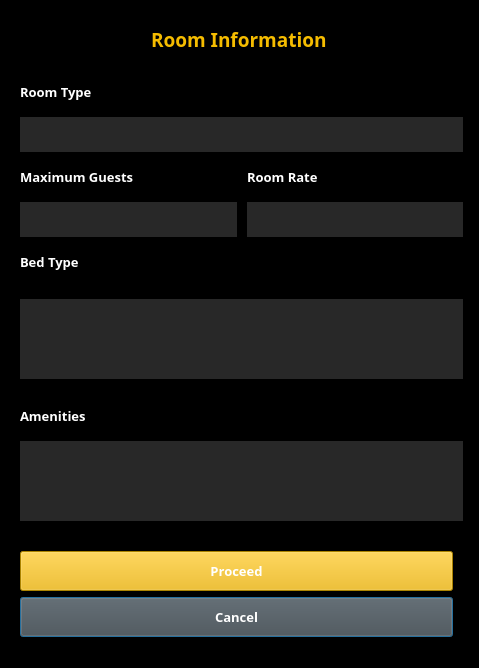
<?xml version="1.0" encoding="UTF-8"?>
<ui version="4.0">
 <class>Dialog</class>
 <widget class="QDialog" name="Dialog">
  <property name="geometry">
   <rect>
    <x>0</x>
    <y>0</y>
    <width>479</width>
    <height>668</height>
   </rect>
  </property>
  <property name="windowTitle">
   <string>Dialog</string>
  </property>
  <property name="styleSheet">
   <string notr="true">background-color: rgb(0, 0, 0);</string>
  </property>
  <layout class="QGridLayout" name="gridLayout">
   <item row="0" column="0">
    <widget class="QWidget" name="widget" native="true">
     <property name="styleSheet">
      <string notr="true">background-color: rgb(0, 0, 0);</string>
     </property>
     <layout class="QVBoxLayout" name="verticalLayout">
      <property name="spacing">
       <number>0</number>
      </property>
      <property name="leftMargin">
       <number>0</number>
      </property>
      <property name="topMargin">
       <number>0</number>
      </property>
      <property name="rightMargin">
       <number>0</number>
      </property>
      <property name="bottomMargin">
       <number>0</number>
      </property>
      <item>
       <widget class="QWidget" name="widget_2" native="true">
        <layout class="QGridLayout" name="gridLayout_2">
         <property name="topMargin">
          <number>15</number>
         </property>
         <property name="bottomMargin">
          <number>0</number>
         </property>
         <item row="2" column="0">
          <widget class="Line" name="line">
           <property name="orientation">
            <enum>Qt::Horizontal</enum>
           </property>
          </widget>
         </item>
         <item row="0" column="0" alignment="Qt::AlignHCenter|Qt::AlignTop">
          <widget class="QLabel" name="label">
           <property name="font">
            <font>
             <family>Century Gothic</family>
             <pointsize>14</pointsize>
             <weight>75</weight>
             <bold>true</bold>
            </font>
           </property>
           <property name="styleSheet">
            <string notr="true">color: rgb(245, 188, 0);</string>
           </property>
           <property name="text">
            <string>Room Information</string>
           </property>
          </widget>
         </item>
         <item row="1" column="0">
          <spacer name="verticalSpacer">
           <property name="orientation">
            <enum>Qt::Vertical</enum>
           </property>
           <property name="sizeType">
            <enum>QSizePolicy::Fixed</enum>
           </property>
           <property name="sizeHint" stdset="0">
            <size>
             <width>20</width>
             <height>10</height>
            </size>
           </property>
          </spacer>
         </item>
        </layout>
       </widget>
      </item>
      <item>
       <widget class="QWidget" name="widget_3" native="true">
        <layout class="QVBoxLayout" name="verticalLayout_2">
         <property name="spacing">
          <number>5</number>
         </property>
         <property name="topMargin">
          <number>0</number>
         </property>
         <property name="rightMargin">
          <number>5</number>
         </property>
         <item>
          <widget class="QLabel" name="label_3">
           <property name="minimumSize">
            <size>
             <width>0</width>
             <height>40</height>
            </size>
           </property>
           <property name="maximumSize">
            <size>
             <width>16777215</width>
             <height>40</height>
            </size>
           </property>
           <property name="font">
            <font>
             <family>Century Gothic</family>
             <pointsize>10</pointsize>
             <weight>75</weight>
             <bold>true</bold>
            </font>
           </property>
           <property name="styleSheet">
            <string notr="true">color: rgb(255, 255, 255);</string>
           </property>
           <property name="text">
            <string>Room Type</string>
           </property>
          </widget>
         </item>
         <item>
          <widget class="QLabel" name="txtARroomtype">
           <property name="minimumSize">
            <size>
             <width>0</width>
             <height>35</height>
            </size>
           </property>
           <property name="font">
            <font>
             <family>Century Gothic</family>
             <pointsize>10</pointsize>
            </font>
           </property>
           <property name="layoutDirection">
            <enum>Qt::LeftToRight</enum>
           </property>
           <property name="styleSheet">
            <string notr="true">background-color: rgb(40, 40, 40);
color: rgb(255, 255, 255);</string>
           </property>
           <property name="text">
            <string/>
           </property>
           <property name="alignment">
            <set>Qt::AlignCenter</set>
           </property>
          </widget>
         </item>
         <item>
          <widget class="QWidget" name="widget_7" native="true">
           <layout class="QHBoxLayout" name="horizontalLayout_3">
            <property name="spacing">
             <number>10</number>
            </property>
            <property name="leftMargin">
             <number>0</number>
            </property>
            <property name="topMargin">
             <number>0</number>
            </property>
            <property name="rightMargin">
             <number>0</number>
            </property>
            <property name="bottomMargin">
             <number>0</number>
            </property>
            <item>
             <widget class="QLabel" name="label_4">
              <property name="minimumSize">
               <size>
                <width>0</width>
                <height>40</height>
               </size>
              </property>
              <property name="maximumSize">
               <size>
                <width>16777215</width>
                <height>40</height>
               </size>
              </property>
              <property name="font">
               <font>
                <family>Century Gothic</family>
                <pointsize>10</pointsize>
                <weight>75</weight>
                <bold>true</bold>
               </font>
              </property>
              <property name="styleSheet">
               <string notr="true">color: rgb(255, 255, 255);</string>
              </property>
              <property name="text">
               <string>Maximum Guests</string>
              </property>
             </widget>
            </item>
            <item>
             <widget class="QLabel" name="label_5">
              <property name="minimumSize">
               <size>
                <width>0</width>
                <height>40</height>
               </size>
              </property>
              <property name="maximumSize">
               <size>
                <width>16777215</width>
                <height>40</height>
               </size>
              </property>
              <property name="font">
               <font>
                <family>Century Gothic</family>
                <pointsize>10</pointsize>
                <weight>75</weight>
                <bold>true</bold>
               </font>
              </property>
              <property name="styleSheet">
               <string notr="true">color: rgb(255, 255, 255);</string>
              </property>
              <property name="text">
               <string>Room Rate</string>
              </property>
             </widget>
            </item>
           </layout>
          </widget>
         </item>
         <item>
          <widget class="QWidget" name="widget_6" native="true">
           <layout class="QHBoxLayout" name="horizontalLayout_2">
            <property name="spacing">
             <number>0</number>
            </property>
            <property name="leftMargin">
             <number>0</number>
            </property>
            <property name="topMargin">
             <number>0</number>
            </property>
            <property name="rightMargin">
             <number>0</number>
            </property>
            <property name="bottomMargin">
             <number>0</number>
            </property>
            <item>
             <widget class="QLabel" name="txtARmaxguests">
              <property name="minimumSize">
               <size>
                <width>0</width>
                <height>35</height>
               </size>
              </property>
              <property name="font">
               <font>
                <family>Century Gothic</family>
                <pointsize>10</pointsize>
               </font>
              </property>
              <property name="styleSheet">
               <string notr="true">background-color: rgb(40, 40, 40);
color: rgb(255, 255, 255);</string>
              </property>
              <property name="text">
               <string/>
              </property>
              <property name="alignment">
               <set>Qt::AlignCenter</set>
              </property>
             </widget>
            </item>
            <item>
             <spacer name="horizontalSpacer_2">
              <property name="orientation">
               <enum>Qt::Horizontal</enum>
              </property>
              <property name="sizeType">
               <enum>QSizePolicy::Fixed</enum>
              </property>
              <property name="sizeHint" stdset="0">
               <size>
                <width>10</width>
                <height>20</height>
               </size>
              </property>
             </spacer>
            </item>
            <item>
             <widget class="QLabel" name="txtARroomrate">
              <property name="minimumSize">
               <size>
                <width>0</width>
                <height>35</height>
               </size>
              </property>
              <property name="font">
               <font>
                <family>Century Gothic</family>
                <pointsize>10</pointsize>
               </font>
              </property>
              <property name="styleSheet">
               <string notr="true">background-color: rgb(40, 40, 40);
color: rgb(255, 255, 255);</string>
              </property>
              <property name="text">
               <string/>
              </property>
              <property name="alignment">
               <set>Qt::AlignCenter</set>
              </property>
             </widget>
            </item>
           </layout>
          </widget>
         </item>
         <item>
          <widget class="QLabel" name="label_2">
           <property name="minimumSize">
            <size>
             <width>0</width>
             <height>40</height>
            </size>
           </property>
           <property name="maximumSize">
            <size>
             <width>16777215</width>
             <height>40</height>
            </size>
           </property>
           <property name="font">
            <font>
             <family>Century Gothic</family>
             <pointsize>10</pointsize>
             <weight>75</weight>
             <bold>true</bold>
            </font>
           </property>
           <property name="styleSheet">
            <string notr="true">color: rgb(255, 255, 255);</string>
           </property>
           <property name="text">
            <string>Bed Type</string>
           </property>
          </widget>
         </item>
         <item>
          <widget class="QWidget" name="widget_5" native="true">
           <layout class="QHBoxLayout" name="horizontalLayout">
            <property name="spacing">
             <number>0</number>
            </property>
            <property name="leftMargin">
             <number>0</number>
            </property>
            <property name="topMargin">
             <number>0</number>
            </property>
            <property name="rightMargin">
             <number>0</number>
            </property>
            <property name="bottomMargin">
             <number>0</number>
            </property>
            <item>
             <widget class="QTextBrowser" name="txtARbed">
              <property name="maximumSize">
               <size>
                <width>16777215</width>
                <height>80</height>
               </size>
              </property>
              <property name="font">
               <font>
                <family>Century Gothic</family>
                <pointsize>10</pointsize>
               </font>
              </property>
              <property name="styleSheet">
               <string notr="true">background-color: rgb(40, 40, 40);
color: rgb(255, 255, 255);
border: none;</string>
              </property>
              <property name="html">
               <string>&lt;!DOCTYPE HTML PUBLIC &quot;-//W3C//DTD HTML 4.0//EN&quot; &quot;http://www.w3.org/TR/REC-html40/strict.dtd&quot;&gt;
&lt;html&gt;&lt;head&gt;&lt;meta name=&quot;qrichtext&quot; content=&quot;1&quot; /&gt;&lt;style type=&quot;text/css&quot;&gt;
p, li { white-space: pre-wrap; }
&lt;/style&gt;&lt;/head&gt;&lt;body style=&quot; font-family:'Century Gothic'; font-size:10pt; font-weight:400; font-style:normal;&quot;&gt;
&lt;p style=&quot;-qt-paragraph-type:empty; margin-top:0px; margin-bottom:0px; margin-left:0px; margin-right:0px; -qt-block-indent:0; text-indent:0px;&quot;&gt;&lt;br /&gt;&lt;/p&gt;&lt;/body&gt;&lt;/html&gt;</string>
              </property>
             </widget>
            </item>
           </layout>
          </widget>
         </item>
         <item>
          <widget class="QLabel" name="label_6">
           <property name="minimumSize">
            <size>
             <width>0</width>
             <height>40</height>
            </size>
           </property>
           <property name="maximumSize">
            <size>
             <width>16777215</width>
             <height>40</height>
            </size>
           </property>
           <property name="font">
            <font>
             <family>Century Gothic</family>
             <pointsize>10</pointsize>
             <weight>75</weight>
             <bold>true</bold>
            </font>
           </property>
           <property name="styleSheet">
            <string notr="true">color: rgb(255, 255, 255);</string>
           </property>
           <property name="text">
            <string>Amenities</string>
           </property>
          </widget>
         </item>
         <item>
          <widget class="QTextBrowser" name="txtARamenities">
           <property name="minimumSize">
            <size>
             <width>0</width>
             <height>80</height>
            </size>
           </property>
           <property name="maximumSize">
            <size>
             <width>16777215</width>
             <height>80</height>
            </size>
           </property>
           <property name="font">
            <font>
             <family>Century Gothic</family>
             <pointsize>10</pointsize>
            </font>
           </property>
           <property name="styleSheet">
            <string notr="true">background-color: rgb(40, 40, 40);
color: rgb(255, 255, 255);
border: none;</string>
           </property>
           <property name="html">
            <string>&lt;!DOCTYPE HTML PUBLIC &quot;-//W3C//DTD HTML 4.0//EN&quot; &quot;http://www.w3.org/TR/REC-html40/strict.dtd&quot;&gt;
&lt;html&gt;&lt;head&gt;&lt;meta name=&quot;qrichtext&quot; content=&quot;1&quot; /&gt;&lt;style type=&quot;text/css&quot;&gt;
p, li { white-space: pre-wrap; }
&lt;/style&gt;&lt;/head&gt;&lt;body style=&quot; font-family:'Century Gothic'; font-size:10pt; font-weight:400; font-style:normal;&quot;&gt;
&lt;p style=&quot;-qt-paragraph-type:empty; margin-top:0px; margin-bottom:0px; margin-left:0px; margin-right:0px; -qt-block-indent:0; text-indent:0px;&quot;&gt;&lt;br /&gt;&lt;/p&gt;&lt;/body&gt;&lt;/html&gt;</string>
           </property>
          </widget>
         </item>
        </layout>
       </widget>
      </item>
     </layout>
    </widget>
   </item>
   <item row="1" column="0">
    <widget class="QWidget" name="widget_4" native="true">
     <layout class="QGridLayout" name="gridLayout_6">
      <property name="topMargin">
       <number>5</number>
      </property>
      <property name="rightMargin">
       <number>15</number>
      </property>
      <property name="bottomMargin">
       <number>20</number>
      </property>
      <item row="0" column="0">
       <spacer name="verticalSpacer_2">
        <property name="orientation">
         <enum>Qt::Vertical</enum>
        </property>
        <property name="sizeType">
         <enum>QSizePolicy::Fixed</enum>
        </property>
        <property name="sizeHint" stdset="0">
         <size>
          <width>20</width>
          <height>10</height>
         </size>
        </property>
       </spacer>
      </item>
      <item row="2" column="0">
       <widget class="QPushButton" name="btnARcancel">
        <property name="minimumSize">
         <size>
          <width>0</width>
          <height>40</height>
         </size>
        </property>
        <property name="font">
         <font>
          <family>Century Gothic</family>
          <pointsize>10</pointsize>
          <weight>75</weight>
          <bold>true</bold>
         </font>
        </property>
        <property name="styleSheet">
         <string notr="true">
QPushButton {
	background-color: rgb(76, 76, 76);
	color: rgb(255, 255, 255);
}

QPushButton:hover {
	background-color: rgb(109, 109, 109);
}

QPushButton:pressed {
	background-color: rgb(76, 76, 76);
}</string>
        </property>
        <property name="text">
         <string>Cancel</string>
        </property>
       </widget>
      </item>
      <item row="1" column="0">
       <widget class="QPushButton" name="btnUDroomsave">
        <property name="minimumSize">
         <size>
          <width>0</width>
          <height>40</height>
         </size>
        </property>
        <property name="font">
         <font>
          <family>Century Gothic</family>
          <pointsize>10</pointsize>
          <weight>75</weight>
          <bold>true</bold>
         </font>
        </property>
        <property name="styleSheet">
         <string notr="true">QPushButton {
	
	color: rgb(255, 255, 255);
	background-color: rgb(239, 183, 0);
}

QPushButton:hover {
	background-color: rgb(255, 200, 0);
}

QPushButton:pressed {
	
	background-color: rgb(212, 163, 0);
}</string>
        </property>
        <property name="text">
         <string>Proceed</string>
        </property>
       </widget>
      </item>
     </layout>
    </widget>
   </item>
  </layout>
 </widget>
 <resources/>
 <connections>
  <connection>
   <sender>btnARcancel</sender>
   <signal>clicked()</signal>
   <receiver>Dialog</receiver>
   <slot>close()</slot>
   <hints>
    <hint type="sourcelabel">
     <x>237</x>
     <y>529</y>
    </hint>
    <hint type="destinationlabel">
     <x>239</x>
     <y>313</y>
    </hint>
   </hints>
  </connection>
 </connections>
</ui>
